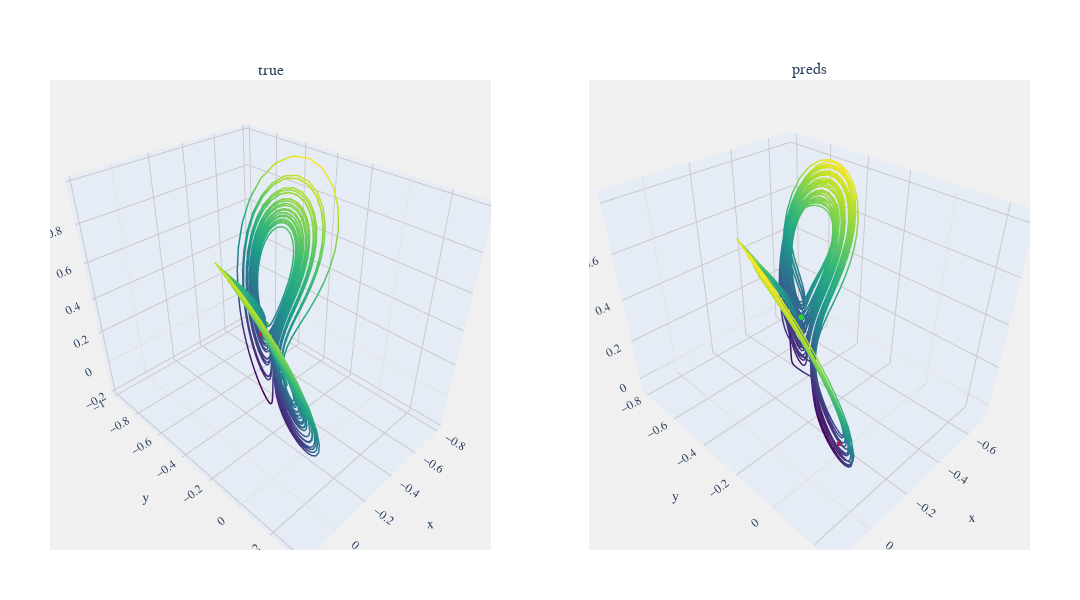

Notebook code cell kept with this figure:
### Markdown cell above
## Other Parameters

### Code cell
select = 100
print(f"Parameters {select} {data[select]['parameters']}, RMSE = {data[select]['metrics']['RMSE']}")
viz.compare_plot(datasets=[data[select]['true_value'], data[select]['predictions']], titles=["true","preds"])

### Figure 1 — Plotly figure (JSON) as saved in the notebook; plotly's stock layout.template omitted (floating-point values rounded to 4 significant figures; data arrays with more than 128 entries replaced by an {"elided": "..."} marker saying what was removed)
{"data": [{"hoverinfo": "x+y+z", "line": {"color": {"elided": "2500 float values"}, "colorscale": [[0, "#440154"], [0.1111, "#482878"], [0.2222, "#3e4989"], [0.3333, "#31688e"], [0.4444, "#26828e"], [0.5556, "#1f9e89"], [0.6667, "#35b779"], [0.7778, "#6ece58"], [0.8889, "#b5de2b"], [1, "#fde725"]], "width": 3}, "mode": "lines", "name": "Dataset 1", "scene": "scene", "type": "scatter3d", "x": {"elided": "2500 float values"}, "y": {"elided": "2500 float values"}, "z": {"elided": "2500 float values"}}, {"hoverinfo": "none", "marker": {"color": "limegreen", "size": 2}, "mode": "markers", "name": "Start", "scene": "scene", "showlegend": false, "type": "scatter3d", "x": [-0.3608], "y": [-0.4117], "z": [0.2703]}, {"hoverinfo": "none", "marker": {"color": "crimson", "size": 2}, "mode": "markers", "name": "End", "scene": "scene", "showlegend": false, "type": "scatter3d", "x": [0.009835], "y": [-0.05223], "z": [0.5999]}, {"hoverinfo": "x+y+z", "line": {"color": {"elided": "2500 float values"}, "colorscale": [[0, "#440154"], [0.1111, "#482878"], [0.2222, "#3e4989"], [0.3333, "#31688e"], [0.4444, "#26828e"], [0.5556, "#1f9e89"], [0.6667, "#35b779"], [0.7778, "#6ece58"], [0.8889, "#b5de2b"], [1, "#fde725"]], "width": 3}, "mode": "lines", "name": "Dataset 2", "scene": "scene2", "type": "scatter3d", "x": {"elided": "2500 float values"}, "y": {"elided": "2500 float values"}, "z": {"elided": "2500 float values"}}, {"hoverinfo": "none", "marker": {"color": "limegreen", "size": 2}, "mode": "markers", "name": "Start", "scene": "scene2", "showlegend": false, "type": "scatter3d", "x": [-0.3603], "y": [-0.4017], "z": [0.2697]}, {"hoverinfo": "none", "marker": {"color": "crimson", "size": 2}, "mode": "markers", "name": "End", "scene": "scene2", "showlegend": false, "type": "scatter3d", "x": [-0.07504], "y": [0.07747], "z": [0.1224]}], "layout": {"annotations": [{"font": {"size": 16}, "showarrow": false, "text": "true", "x": 0.225, "xanchor": "center", "xref": "paper", "y": 1, "yanchor": "bottom", "yref": "paper"}, {"font": {"size": 16}, "showarrow": false, "text": "preds", "x": 0.775, "xanchor": "center", "xref": "paper", "y": 1, "yanchor": "bottom", "yref": "paper"}], "font": {"family": "Arial", "size": 12}, "height": 600, "margin": {"b": 50, "l": 50, "r": 50, "t": 80}, "paper_bgcolor": "white", "plot_bgcolor": "rgb(240, 240, 240)", "scene": {"aspectmode": "data", "bgcolor": "rgb(240, 240, 240)", "domain": {"x": [0, 0.45], "y": [0, 1]}, "xaxis": {"gridcolor": "rgb(200, 200, 200)", "showbackground": true}, "yaxis": {"gridcolor": "rgb(200, 200, 200)", "showbackground": true}, "zaxis": {"gridcolor": "rgb(200, 200, 200)", "showbackground": true}}, "scene2": {"aspectmode": "data", "bgcolor": "rgb(240, 240, 240)", "domain": {"x": [0.55, 1], "y": [0, 1]}, "xaxis": {"gridcolor": "rgb(200, 200, 200)", "showbackground": true}, "yaxis": {"gridcolor": "rgb(200, 200, 200)", "showbackground": true}, "zaxis": {"gridcolor": "rgb(200, 200, 200)", "showbackground": true}}, "showlegend": false, "width": 1080}}
